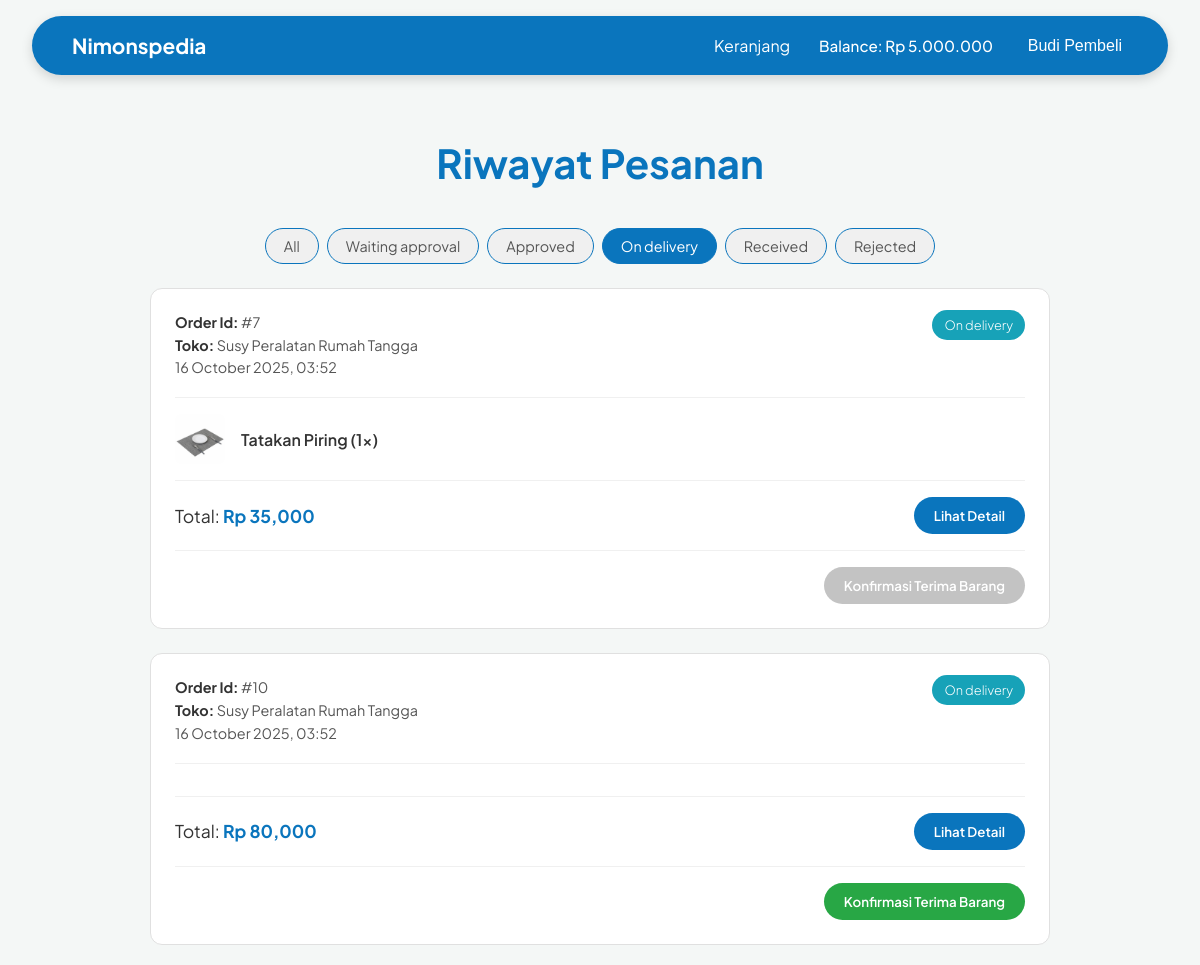
Page /php/src/public/buyer/orders.php?status=on_delivery (signed in) on the committed database.
### tables this page shows
CREATE TABLE IF NOT EXISTS orders (
    order_id INT AUTO_INCREMENT PRIMARY KEY,
    buyer_id INT NOT NULL,
    store_id INT NOT NULL,
    total_price INT NOT NULL,
    shipping_address TEXT NOT NULL,
    status ENUM('waiting_approval', 'approved', 'rejected', 'on_delivery', 'received')
        DEFAULT 'waiting_approval',
    reject_reason TEXT DEFAULT NULL,
    confirmed_at DATETIME DEFAULT NULL,
    delivery_time DATETIME DEFAULT NULL,
    received_at DATETIME DEFAULT NULL,
    created_at DATETIME DEFAULT CURRENT_TIMESTAMP,
    FOREIGN KEY (buyer_id) REFERENCES users(user_id),
    FOREIGN KEY (store_id) REFERENCES stores(store_id)
);

CREATE TABLE IF NOT EXISTS stores (
    store_id INT AUTO_INCREMENT PRIMARY KEY,
    user_id INT NOT NULL UNIQUE,
    store_name VARCHAR(255) NOT NULL UNIQUE,
    store_description TEXT,
    store_logo_path VARCHAR(255),
    balance INT DEFAULT 0,
    created_at DATETIME DEFAULT CURRENT_TIMESTAMP,
    updated_at DATETIME DEFAULT CURRENT_TIMESTAMP ON UPDATE CURRENT_TIMESTAMP,
    FOREIGN KEY (user_id) REFERENCES users(user_id)
);

CREATE TABLE IF NOT EXISTS order_items (
    order_item_id INT AUTO_INCREMENT PRIMARY KEY,
    order_id INT NOT NULL,
    product_id INT NOT NULL,
    quantity INT NOT NULL,
    price_at_order INT NOT NULL,
    subtotal INT NOT NULL,
    FOREIGN KEY (order_id) REFERENCES orders(order_id),
    FOREIGN KEY (product_id) REFERENCES products(product_id)
);

CREATE TABLE IF NOT EXISTS products (
    product_id INT AUTO_INCREMENT PRIMARY KEY,
    store_id INT NOT NULL,
    product_name VARCHAR(255) NOT NULL,
    description TEXT,
    price INT NOT NULL,
    stock INT DEFAULT 0,
    main_image_path VARCHAR(255),
    created_at DATETIME DEFAULT CURRENT_TIMESTAMP,
    updated_at DATETIME DEFAULT CURRENT_TIMESTAMP ON UPDATE CURRENT_TIMESTAMP,
    deleted_at DATETIME DEFAULT NULL,
    FOREIGN KEY (store_id) REFERENCES stores(store_id)
);

### php/src/app/models/order.php (called while the page is built, shortened)
<?php
class Order {
    private $conn;
    public function __construct($conn) {
        $this->conn = $conn;
    }
    public function getOrderHistory(int $buyerId, string $filterStatus = 'all'): array {
        $orders = [];
        $sql = "
            SELECT
                o.order_id,
                o.created_at,
                o.total_price,
                o.status,
                o.shipping_address,
                o.reject_reason,
                o.delivery_time,
                s.store_name
            FROM orders o
            JOIN stores s ON o.store_id = s.store_id
            WHERE o.buyer_id = ?
        ";
        if ($filterStatus !== 'all' && $filterStatus !== '') {
            $sql .= " AND o.status = ?";
        }
        $sql .= " ORDER BY o.created_at DESC";
        $stmt = $this->conn->prepare($sql);
        if ($filterStatus !== 'all' && $filterStatus !== '') {
            $stmt->bind_param("is", $buyerId, $filterStatus);
        } else {
            $stmt->bind_param("i", $buyerId);
        }
        $stmt->execute();
        $result = $stmt->get_result();
        $orderIds = [];
        while($row = $result->fetch_assoc()) {
            $orders[$row['order_id']] = $row;
            $orders[$row['order_id']]['items'] = [];
            $orderIds[] = $row['order_id'];
        }
        $ids = implode(',', $orderIds);
        $itemSql = "
            SELECT
                oi.order_id,
                oi.quantity,
                oi.price_at_order,
                p.product_name,
                p.main_image_path
            FROM order_items oi
            JOIN products p ON oi.product_id = p.product_id
            WHERE oi.order_id IN ($ids)
        ";
        $itemResult = $this->conn->query($itemSql);
        while($itemRow = $itemResult->fetch_assoc()) {
            $orders[$itemRow['order_id']]['items'][] = $itemRow;
        }
        return $orders;
    }
}

### php/src/public/buyer/orders.php (the view, shortened to what this page needs)
<?php
include_once(__DIR__ . '/../../app/config/db.php');
include_once(__DIR__ . '/../../app/models/order.php');
$currentTime = time();
$orderModel = new Order($conn);
$filterStatus = $_GET['status'] ?? 'all';
$displayOrder = ['all', 'waiting_approval', 'approved', 'on_delivery', 'received', 'rejected'];
$orders = $orderModel->getOrderHistory($_SESSION['user_id'], $filterStatus);
?>
<!DOCTYPE html>
<html lang="en">
<head>
    <link rel="stylesheet" href="../assets/css/orders.css">
</head>
<body>
    <?php include_once(__DIR__ . '/../../app/components/navbar.php'); ?>
    <div class="container">
        <h1>Riwayat Pesanan</h1>
        <div class="filter-tabs">
            <?php foreach ($displayOrder as $status): ?>
                <a href="?status=<?= $status ?>" class="<?= $filterStatus === $status ? 'active' : '' ?>">
                    <?= $status === 'all' ? 'All' : ucfirst(str_replace('_', ' ', $status)) ?>
                </a>
            <?php endforeach; ?>
        </div>
        <div class="order-list">
            <?php if (empty($orders)): ?>
                <div class="empty-state">
                    <p>Belum ada riwayat pesanan</p>
                </div>
            <?php else: ?>
                <?php foreach ($orders as $order): ?>
                    <div class="order-card">
                        <div class="order-header">
                            <div>
                                <p><strong>Order Id:</strong> #<?= htmlspecialchars($order['order_id']) ?></p>
                                <p><strong>Toko:</strong> <?= htmlspecialchars($order['store_name']) ?></p>
                                <p><?= date('d F Y, H:i', strtotime($order['created_at'])) ?></p>
                            </div>
                            <div class="order-status">
                                <span class="status-badge status-<?= strtolower($order['status']) ?>"><?= ucfirst(str_replace('_', ' ', $order['status'])) ?></span>
                            </div>
                        </div>
                        <div class="order-body">
                            <?php foreach ($order['items'] as $item): ?>
                                <div class="order-item-summary">
                                    <img src="<?= htmlspecialchars($item['main_image_path']) ?>" alt="product">
                                    <p><?= htmlspecialchars($item['product_name']) ?> (<?= $item['quantity'] ?>x)</p>
                                </div>
                            <?php endforeach; ?>
                        </div>
                        <div class="order-footer">
                            <p>Total: <strong>Rp <?= number_format($order['total_price']) ?></strong></p>
                            <button class="btn-detail">Lihat Detail</button>
                        </div>
                        <?php if ($order['status'] === 'on_delivery'): ?>
                            <?php
                                $deliveryTime = !empty($order['delivery_time']) ? strtotime($order['delivery_time']) : 0;
                                $canConfirm = !empty($deliveryTime) && ($currentTime >= $deliveryTime);
                                $title = 'Konfirmasi barang telah diterima';
                                if (empty($deliveryTime)) {
                                    $title = 'Penjual belum mengatur estimasi pengiriman.';
                                } else if (!$canConfirm) {
                                    $title = 'Tombol akan aktif pada ' . date('d F Y', $deliveryTime);
                                }
                            ?>
                            <div class="order-confirmation-action">
                                <button
                                    class="btn-confirm-received"
                                    data-order-id="<?= $order['order_id'] ?>"
                                    <?= ($canConfirm) ? '' : 'disabled' ?>
                                    title="<?= htmlspecialchars($title) ?>"
                                >
                                    Konfirmasi Terima Barang
                                </button>
                            </div>
                        <?php endif; ?>
                    </div>
                <?php endforeach; ?>
            <?php endif; ?>
        </div>
    </div>
</body>
</html>

### php/src/public/assets/css/orders.css (style rules this page uses)
body { font-family: 'Plus Jakarta Sans', sans-serif; margin: 0; background: #FFFFFF; color: #333; padding-top: 90px; }
.container { max-width: 900px; margin: 0 auto; padding: 20px; }
h1 { font-size: 2.5rem; font-weight: 700; color: #0A75BD; text-align: center; margin-bottom: 2.5rem; }
.filter-tabs { display: flex; flex-wrap: wrap; gap: 8px; margin-bottom: 1.5rem; justify-content: center; }
.filter-tabs a { padding: 8px 18px; text-decoration: none; background: #f0f0f0; color: #555; border-radius: 999px; border: 0.5px solid #0A75BD; font-size: 0.9rem; font-weight: 400; transition: background-color 0.2s, color 0.2s; }
.filter-tabs a.active { background: #0A75BD; color: white; }
.order-list { display: flex; flex-direction: column; gap: 1.5rem; }
.order-card { background: #fff; border-radius: 12px; padding: 1.5rem; border: 1px solid #e0e0e0; position: relative; transition: box-shadow 0.2s; }
.order-header { display: flex; justify-content: space-between; align-items: flex-start; padding-bottom: 1rem; margin-bottom: 1rem; border-bottom: 1px solid #f0f0f0; }
.order-header p { margin: 0 0 0.3rem 0; color: #555; font-size: 0.9rem; }
.order-header p strong { color: #333; }
.order-status { position: absolute; top: 1.5rem; right: 1.5rem; }
.status-badge { padding: 7px 12px; border-radius: 20px; color: white; font-size: 0.8rem; font-weight: 300; }
.status-on_delivery { background: #17a2b8; }
.order-body { padding-bottom: 1rem; margin-bottom: 1rem; border-bottom: 1px solid #f0f0f0; display: flex; flex-direction: column; gap: 1rem; }
.order-item-summary { display: flex; align-items: center; gap: 1rem; }
.order-item-summary p { color: #333; font-weight: 600; margin: 0; }
.order-item-summary img { width: 50px; height: 50px; border-radius: 8px; object-fit: cover; }
.order-footer { display: flex; justify-content: space-between; align-items: center; }
.order-footer p { margin: 0; font-size: 1.1rem; color: #333; }
.order-footer p strong { color: #0A75BD; }
.btn-detail { background: #0A75BD; color: white; border: none; padding: 10px 20px; border-radius: 999px; cursor: pointer; font-weight: 600; font-family: 'Plus Jakarta Sans', sans-serif; transition: background-color 0.2s; }
.order-confirmation-action { margin-top: 1rem; padding-top: 1rem; border-top: 1px solid #f0f0f0; display: flex; justify-content: flex-end; }
.btn-confirm-received { background: #28a745; color: white; border: none; padding: 10px 20px; border-radius: 999px; cursor: pointer; font-weight: 600; font-family: 'Plus Jakarta Sans', sans-serif; transition: background-color 0.2s; }
.btn-confirm-received:disabled { background-color: #aaa; cursor: not-allowed; opacity: 0.7; }

### php/src/public/assets/css/navbar.css (style rules this page uses)
body { margin: 0; padding-top: 90px; background-color: #f4f7f6; }

### rows in the picture
orders: order_id "7", store.store_name "Susy Peralatan Rumah Tangga", created_at "16 October 2025, 03:52", status "On delivery", total_price "35,000"
order_items: product.main_image_path (picture), product.product_name "Tatakan Piring", quantity "1"
orders: order_id "10", store.store_name "Susy Peralatan Rumah Tangga", created_at "16 October 2025, 03:52", status "On delivery", total_price "80,000"

### other values in the picture
$balance "5.000.000"
$name "Budi Pembeli"
str_replace('_', ' ', $status) "Waiting approval"
str_replace('_', ' ', $status) "Approved"
str_replace('_', ' ', $status) "On delivery"
str_replace('_', ' ', $status) "Received"
str_replace('_', ' ', $status) "Rejected"
